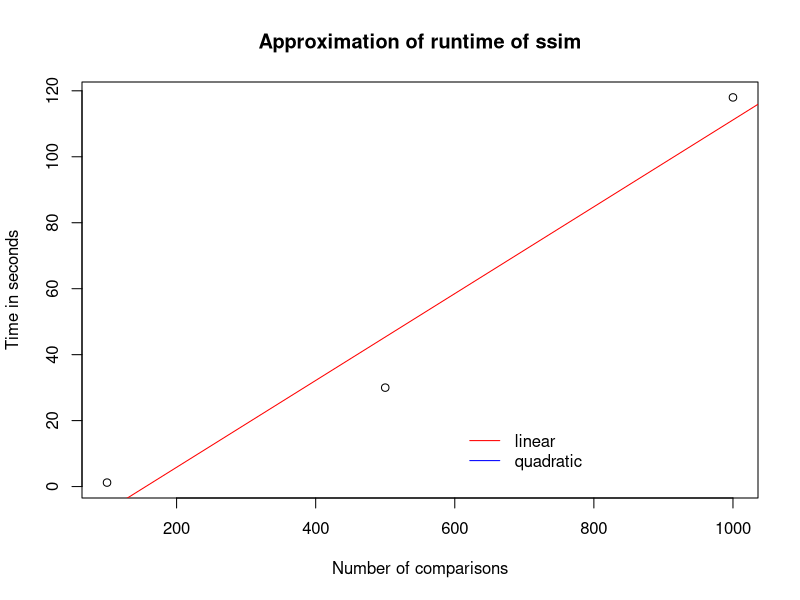

This chart was generated by the following R code: (Note: this script raises an error after producing the figure.)
################################################################################
# Check the runtime to compare all images with ssim
################################################################################
# Author: Sören Schleibaum

# Train dataset
comparison = c(100, 500, 1000)
time = c(1.2072, 30, 118)

# Dataframe is used later to predict the values
test_duration_of_function = data.frame(comparison, time)

# Visualize the data
main = 'Approximation of runtime of ssim'
xlab = 'Number of comparisons'
ylab = 'Time in seconds'
plot(test_duration_of_function,
     main = main,
     xlab = xlab,
     ylab = ylab)

legend(600,20, 
       legend=c('linear', 'quadratic'),
       col=c('red', 'blue'), 
       lty=c(1,1),
       bty = 'n')

# Fit linear model and check accurancy
lin_model = lm(time ~ comparison, data = test_duration_of_function)
summary(lin_model)

# Fit quadratic model and check accurancy
poly_model = lm(time ~ poly(comparison, 2, raw=TRUE), data = test_duration_of_function)
summary(poly_model)

# Draw predicted lines into plot
abline(lin_model, col = "red")
lines(x, predict(poly_model, data.frame(comparison = seq(100,1100,10))), type = 'l', col = 'blue')

# Predict duration of training value
test_data_size = 10000
time_for_train = predict(poly_model, data.frame(comparison = c(test_data_size)))/(60*60)
time_for_train # Approx. 3.2 hours

train_data_size = 200000
time_for_train = predict(poly_model, data.frame(comparison = c(200000)))/(60*60)
time_for_train # Approx. 1284.319 hours
